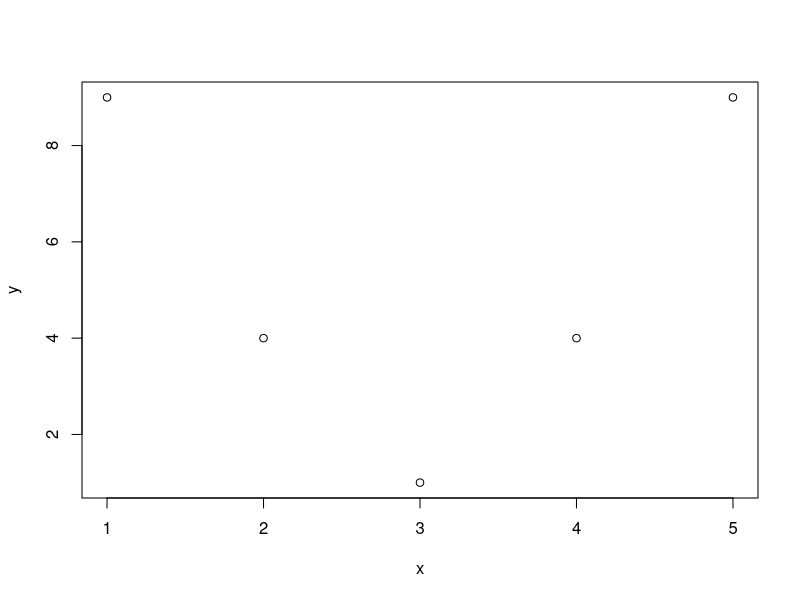

Write R code to recreate this figure.
## ---- chunk 1
x = c(1,2,3,4,5)
y = c(9,4,1,4,9)

plot(x,y)

## ---- chunk 2
1 + 1
## ---- chunk 3
#| echo: false
2 * 2
